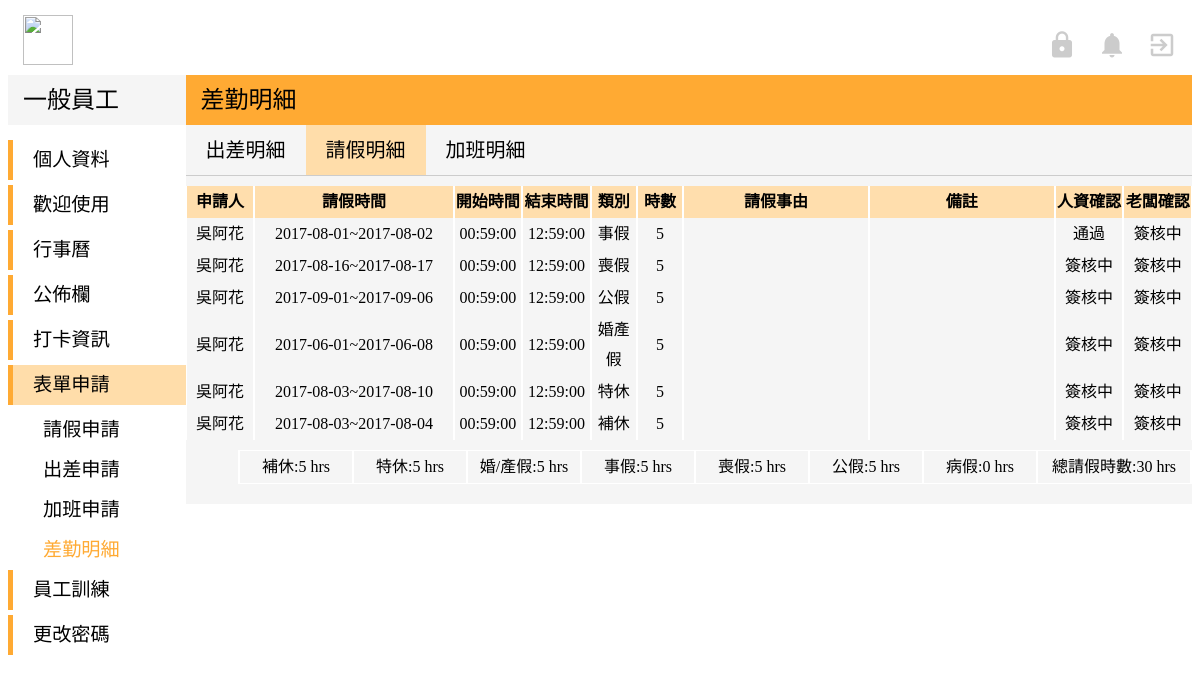
Page /user-Model/user_leave_list.php (signed in) on the earlier database version.
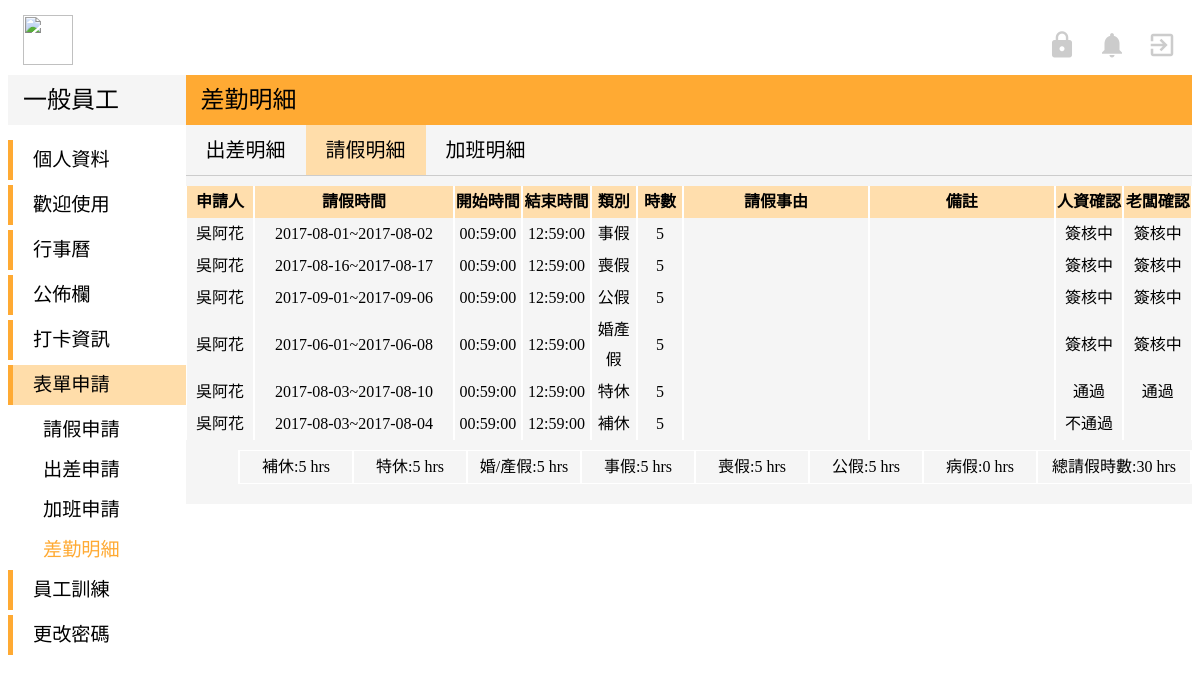
Same page on the later database version.
### tables this page shows
CREATE TABLE `leave` (
  `id` int(11) NOT NULL,
  `l_sn` varchar(15) NOT NULL,
  `l_name` varchar(30) NOT NULL,
  `l_startDate` date NOT NULL,
  `l_startTime` time NOT NULL,
  `l_endDate` date NOT NULL,
  `l_endTime` time NOT NULL,
  `l_month` varchar(2) NOT NULL,
  `l_type` varchar(30) NOT NULL,
  `l_compensatoryLevae` varchar(30) NOT NULL,
  `l_annualLeave` varchar(30) NOT NULL,
  `l_marriageLeave` varchar(30) NOT NULL,
  `l_officialLeave` varchar(30) NOT NULL,
  `l_personalLeave` varchar(30) NOT NULL,
  `l_funeralLeave` varchar(30) NOT NULL,
  `l_sickLeave` varchar(30) NOT NULL,
  `l_hrs` varchar(30) NOT NULL,
  `l_state` varchar(30) NOT NULL,
  `l_comment` varchar(30) NOT NULL,
  `l_hrCheck` varchar(30) NOT NULL DEFAULT '簽核中',
  `l_bossCheck` varchar(30) NOT NULL DEFAULT '簽核中',
  `l_applyDate` timestamp NOT NULL DEFAULT CURRENT_TIMESTAMP
);

### user-Model/user_leave_list.php (the view, shortened to what this page needs)
<!DOCTYPE html>
<?php
$servername = "localhost";
$username = "root";
$password = "root";
$dbname = "peopleresource";
try {
    $conn = mysqli_connect($servername,$username ,$password,$dbname);
    $sql = "SELECT * FROM `leave` WHERE l_name='".$_SESSION['name']."'";
    $result = mysqli_query($conn,$sql);
    }
catch(PDOException $e)
    {
    echo $sql . "<br>" . $e->getMessage();
    }
?>
<html>
<head>
</head>
<body>
	<link rel="stylesheet" href="../view/indexStyle.css">
</head>
<body>
  <div class="top">
		<img class="titleImg" src="http://www.lctech.com.tw/wp-content/uploads/bfi_thumb/%E6%9C%AA%E5%91%BD%E5%90%8D-1-%E6%8B%B7%E8%B2%9D-31w65e1o8bhj94p9q5patm@2x.png" width="50" height="50">
		<a href="../Controller/log_logout.php">
			<i id="topIcon" class="material-icons" >exit_to_app</i>
		</a>
		<a href="#">
			<i id="topIcon" class="material-icons">notifications</i>
		</a>
    <?php if ($_SESSION['root'] == 'admin'){?>
		    <a href="../admin-Model/admin_index.php">
			    <i id="topIcon" class="material-icons">https</i>
		    </a><?php }
    ?>
	</div>
	<div class="down">
			<div class="left">
				<div class="left-top">
					<p class="left-top-title">一般員工</p>
				</div>
				<div class="left-bottom">
					<div class="left-title" >
						<a href="user_profile.php" style="margin:auto 20px">個人資料</a>
					</div>
					<div class="left-title">
						<a href="user_introduction.php" style="margin:auto 20px">歡迎使用</a>
					</div>
					<div class="left-title">
						<a href="user_index.php"style="margin:auto 20px">行事曆</a>
					</div>
					<div class="left-title">
						<a href="user_news.php" style="margin:auto 20px">公佈欄</a>
					</div>
					<div class="left-title">
						<a href="#" style="margin:auto 20px">打卡資訊</a>
					</div>
					<div class="left-title" style="background-color:#FFDDAA">
						<p style="margin:auto 20px">表單申請</p>
					</div>
						<div  class="left-list">
							<a href="user_leave.php" style="margin:auto 35px">請假申請</a>
						</div>
						<div class="left-list">
							<a href="user_bTrip.php" style="margin:auto 35px">出差申請</a>
						</div>
						<div class="left-list">
							<a href="user_overtime.php" style="margin:auto 35px">加班申請</a>
						</div>
						<div class="left-list">
							<p style="margin:auto 35px;color:#FFAA33;font-weight:500">差勤明細</p>
						</div>
					<div class="left-title">
						<a href="#" style="margin:auto 20px">員工訓練</a>
					</div>
          <div class="left-title">
            <a href="#" style="margin:auto 20px">更改密碼</a>
          </div>
				</div>
			</div>
		 <div class="right">
		  <div class="right-top">
			  <p class="right-top-title">差勤明細</p>
		  </div>
      <div class="right-bottom">
        <div style="width:100%;height:50px;margin:auto;;border-bottom:solid 1px #CCC;">
          <div style="float:left">
            <a href="user_bTrip_list.php" class="right-title">出差明細</a>
          </div>
          <div style="float:left;background-color:#FFDDAA">
            <p class="right-title">請假明細</p>
          </div>
          <div style="float:left">
            <a href="user_overtime_list.php" class="right-title">加班明細</a>
          </div>
        </div>
			  <div>
      		<table cellspacing="0">
            <th>申請人</th>
      			<th>請假時間</th>
      			<th>開始時間</th>
      			<th>結束時間</th>
      			<th>類別</th>
      			<th>時數</th>
      			<th>請假事由</th>
      			<th>備註</th>
      			<th>人資確認</th>
      			<th>老闆確認</th>
        		<?php
        		while($row = mysqli_fetch_array($result)) {
        		?>
            <tr>
        			<td style="width:70px"><?php echo $row["l_name"]; ?></td>
        			<td style="width:215px"><?php echo $row["l_startDate"]; ?>~<?php echo $row["l_endDate"];?></td>
        			<td style="width:70px"><?php echo $row["l_startTime"];?></td>
        			<td style="width:70px"><?php echo $row["l_endTime"];?></td>
        			<td style="width:45px"><?php echo $row["l_type"]?></td>
        			<td style="width:45px"><?php echo $row["l_hrs"];?></td>
        			<td style="width:200px"><?php echo $row["l_state"];?></td>
        			<td style="width:200px"><?php echo $row["l_comment"];?></td>
        			<td style="width:70px"><?php echo $row["l_hrCheck"]; ?></td>
        			<td style="width:70px"><?php echo $row["l_bossCheck"]; ?></td>
        		</tr>
        		<?php } ?>
		      </table>
		<?php
		$servername = "localhost";
		$username = "root";
		$password = "root";
		$dbname = "peopleresource";
		try {
		    $conn = mysqli_connect($servername,$username ,$password,$dbname);
		    $sql = "SELECT SUM(`l_compensatoryLevae`),SUM(`l_annualLeave`),SUM(`l_marriageLeave`),SUM(`l_personalLeave`),SUM(`l_funeralLeave`),SUM(`l_officialLeave`),SUM(`l_sickLeave`) FROM `leave` WHERE l_name='".$_SESSION['name']."'";
		    $result = mysqli_query($conn,$sql);
		    }
		catch(PDOException $e)
		    {
		    echo $sql . "<br>" . $e->getMessage();
		    }
		 $row = mysqli_fetch_array($result) ?>
          <table cellspacing="0" style="border:solid 1px white;margin-top:10px;float:right;">
        		<td style="width:110px">補休:<?php echo $row["SUM(`l_compensatoryLevae`)"]; ?>  hrs</td>
        		<td style="width:110px">特休:<?php echo $row["SUM(`l_annualLeave`)"];?>  hrs</td>
        		<td style="width:110px">婚/產假:<?php echo $row["SUM(`l_marriageLeave`)"];?>  hrs</td>
        		<td style="width:110px">事假:<?php echo $row["SUM(`l_personalLeave`)"];?>  hrs</td>
        		<td style="width:110px">喪假:<?php echo $row["SUM(`l_funeralLeave`)"];?>  hrs</td>
        		<td style="width:110px">公假:<?php echo $row["SUM(`l_officialLeave`)"];?>  hrs</td>
        		<td style="width:110px">病假:<?php echo $row["SUM(`l_sickLeave`)"];?>  hrs</td>
            <td style="width:150px">總請假時數:<?php echo $row["SUM(`l_compensatoryLevae`)"]+$row["SUM(`l_annualLeave`)"]+$row["SUM(`l_marriageLeave`)"]+$row["SUM(`l_personalLeave`)"]+$row["SUM(`l_funeralLeave`)"]+$row["SUM(`l_officialLeave`)"]+$row["SUM(`l_sickLeave`)"];?>  hrs</td>
        	</table>
        </div>
      </div>
    </div>
  </div>
</body>
</html>

### view/indexStyle.css (style rules this page uses)
a { text-decoration:none; }
a:link { color: black; }
.top { width:100%; height:60px; background-color:white; margin-top:15px; }
.titleImg { float:left; margin-left:15px; }
#topIcon { margin-top:15px; margin-right:15px; margin-left:5px; float:right; font-size:30px; color:#CCC; }
.down { width:100%; height:auto; background-color:white; margin:auto; }
.left { width:15%; height:auto; background-color:white; margin:auto; float:left; }
.left-top { width:100%; height:50px; background-color:#F5F5F5; margin:auto; }
.left-top-title { line-height:50px; font-family:Microsoft JhengHei; font-size:150%; margin:auto 15px; font-weight: 500; }
.left-bottom { margin-top: 15px; }
.left-title { width:100%; height:40px; text-align:left; font-family:Microsoft JhengHei; border-left:solid 5px #FFAA33; margin-bottom:5px; line-height:40px; font-size:120%; }
.left-list { width:100%; height:40px; text-align:left; font-family:Microsoft JhengHei; font-size:18px; color:#666666; font-size:120%; line-height:40px; font-weight: 300; }
.right { width:85%; height:auto; background-color:#F5F5F5; margin:auto; float:right; padding-bottom: 20px; }
.right-top { width:100%; height:50px; background-color:#FFAA33; margin:auto; }
.right-top-title { line-height:50px; font-family:Microsoft JhengHei; font-size:150%; margin:auto 15px; font-weight: 500; }
.right-title { line-height:50px; margin:auto 20px; font-size:20px; font-family: Microsoft JhengHei; }
table { margin-top:10px; font-family:Microsoft JhengHei; font-size:16px; line-height:30px; table-layout:fixed; word-wrap:break-word; word-break: break-all; }
td,th,tr { font-family:Microsoft JhengHei; font-size:16px; text-align:center; }

### user-Model/user_leave_list.php (style rules this page uses)
th { background-color:#FFDEAD; }
td,tr,th { border-left: solid 1px white; border-right: solid 1px white; }

Differences in the rows shown:
changed leave "事假": l_hrCheck "通過" → "簽核中"
changed leave "特休": l_hrCheck "簽核中" → "通過"; l_bossCheck "簽核中" → "通過"
changed leave "補休": l_hrCheck "簽核中" → "不通過"; l_bossCheck "簽核中" → (not shown)
